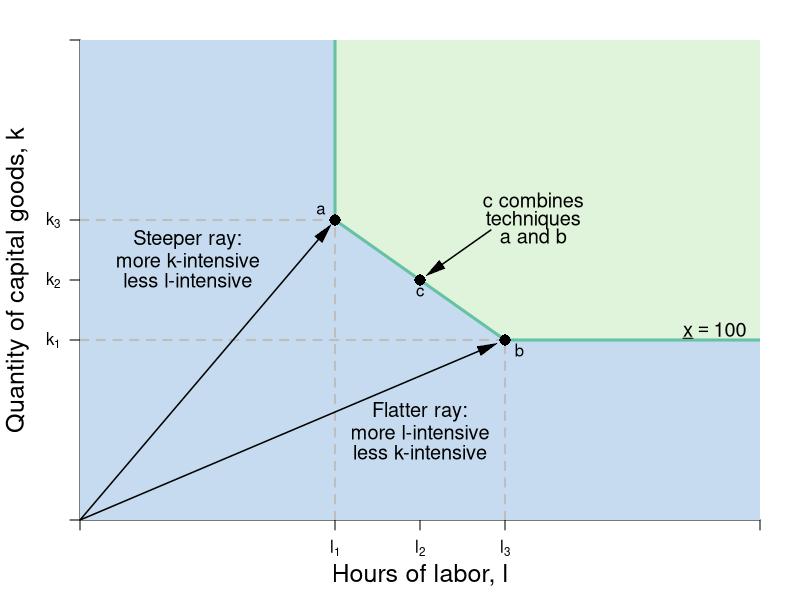

Reproduce this figure in R.
require(shape)
pdf(file = "specprodexch/production_technique_angle.pdf", width = 7, height = 7)

#Set parameters for graphics
axislabelsize <- 1.5
labelsize <- 1.2
graphlinewidth <- 3
segmentlinewidth <- 2
arrwidth <- 1.5

COL <- c("#7fc97f", "#beaed4", "#fdc086", "#ffff99", "#386cb0", "#f0027f", "#bf5b17", "#666666")
COLA <- c("#e0f3db", "#99d8c9","#66c2a4","#41ae76", "#238b45", "#005824")
COLB <- c("#c6dbef", "#4eb3d3", "#2b8cbe", "#0868ac","#084081")

par(mar =  c(4, 4, 2, 2))

xlims <- c(0, 12)
ylims <- c(0, 12)

npts <- 501 


plot(0, 0, xlim = xlims, ylim = ylims, type = "n",
     xlab = expression(paste("")),
     ylab = expression(paste("")), 
     xaxt = "n", 
     yaxt = "n", 
     cex.lab = axislabelsize, 
     bty = "n",
     xaxs="i", 
     yaxs="i")

# ticksy <- seq(from = 0, to = ylims[2], by = 2)
# ylabels <- seq(from = 0, to = ylims[2], by = 2)
# ticksx <- seq(from = 0, to = xlims[2], by = 2)
# xlabels <- seq(from = 0, to = xlims[2], by = 2)
ticksy <- c(0, 4.5, 6, 7.5, ylims[2])
ylabels <- c(NA, expression(paste(k[1])), expression(paste(k[2])), expression(paste(k[3])), NA)
ticksx <- c(0, 4.5, 6, 7.5, xlims[2])
xlabels <- c(NA, expression(paste(l[1])), expression(paste(l[2])), expression(paste(l[3])), NA)

axis(1, at = ticksx, pos = 0, labels = xlabels)
axis(2, at = ticksy, pos = 0, labels = ylabels, las = 1)

npts <- 500 
xx1 <- seq(xlims[1], xlims[2], length.out = npts)

#Infeasible area
xpoly <- c(0, 4.5, 4.5, 7.5, xlims[2], xlims[2], 0, 0)
ypoly <- c(ylims[2], ylims[2], 7.5, 4.5, 4.5, 0, 0, ylims[2])
polygon(x = xpoly, y = ypoly, col = COLB[1], density = NULL, border = NA)

#Feasible area
xpoly1 <- c(xlims[2], 7.5, 4.5, 4.5,  xlims[2], xlims[2])
ypoly1 <- c(4.5, 4.5, 7.5, ylims[2], ylims[2], 4.5)
polygon(x = xpoly1, y = ypoly1, col = COLA[1], density = NULL, border = NA)

#Production set
segments(7.5, 4.5, xlims[2], 4.5, lty = 1, col = COLA[3], lwd = graphlinewidth)
segments(4.5, 7.5, 4.5, ylims[2], lty = 1, col = COLA[3],  lwd = graphlinewidth)
segments(4.5, 7.5, 7.5, 4.5, lty = 1, col = COLA[3],  lwd = graphlinewidth)

#Segments to other points
segments(0, 7.5, 4.5, 7.5, lty = 2, col = "gray", lwd = segmentlinewidth)
segments(4.5, 0, 4.5, 7.5, lty = 2, col = "gray", lwd = segmentlinewidth)

#For k2
segments(0, 4.5, 7.5, 4.5, lty = 2, col = "gray", lwd = segmentlinewidth)

#For l2
segments(7.5, 0, 7.5, 4.5, lty = 2, col = "gray", lwd = segmentlinewidth)

mtext(expression(paste("Hours of labor, ", l)), side=1, line = 2.5, cex = axislabelsize)
text(-1.1, 0.5*ylims[2], expression(paste("Quantity of capital goods, ", k)), xpd = TRUE, cex = axislabelsize, srt = 90) 

#Reminder: slope of the ray (to calculate useful points)
#4.5/7.5
#Rays from Origin as arrows
Arrows(0, 0, 7.2, 4.32, col = "black", lty = 1, lwd = arrwidth, arr.type = "triangle", arr.lwd = 0.5)
Arrows(0, 0, 4.32, 7.2, col = "black", lty = 1, lwd = arrwidth, arr.type = "triangle", arr.lwd = 0.5)
#segments(0, 0, 7.5, 4.5, lty = 3, col = "darkgray", lwd = segmentlinewidth)
#segments(0, 0, 4.5, 7.5, lty = 3, col = "darkgray", lwd = segmentlinewidth)

#For production technique a
points(4.5, 7.5, pch = 16, col = "black", cex = 1.5)
text(4.25, 7.75, expression(a))

#For production technique b
points(7.5, 4.5, pch = 16, col = "black", cex = 1.5)
text(7.75, 4.25, expression(b))

#For production technique c
points(6, 6, pch = 16, col = "black", cex = 1.5)
text(6, 5.7, expression(c))



#Label 
text(8, 8, expression(paste("c combines")), cex = labelsize)
text(8, 7.5, expression(paste("techniques")), cex = labelsize)
text(8, 7.1, expression(paste("a and b")), cex = labelsize)

#Arrows(7.5, 6.75, 7.5, 4.9, col = "black", lty = 1, lwd = 2, arr.type = "triangle", arr.lwd = 0.5)
#Arrows(7, 7.5, 4.9, 7.5, col = "black", lty = 1, lwd = 2, arr.type = "triangle", arr.lwd = 0.5)
Arrows(7.25, 7.25, 6.25, 6.25, col = "black", lty = 1, lwd = arrwidth, arr.type = "triangle", arr.lwd = 0.5)

#text(10, 11, expression(paste("Feasible")), cex = labelsize)
#text(10, 10.5, expression(paste("production")), cex = labelsize)
#text(10, 10, expression(paste("techniques")), cex = labelsize)

#text(10, 3, expression(paste("Infeasible")), cex = labelsize)
#text(10, 2.5, expression(paste("production")), cex = labelsize)
#text(10, 2, expression(paste("techniques")), cex = labelsize)


text(1.9, 7, expression(paste("Steeper ray:")), cex = labelsize)
text(1.9, 6.5, expression(paste("more k-intensive")), cex = labelsize)
text(1.9, 6, expression(paste("less l-intensive")), cex = labelsize)
#Arrows(2.8, 6.9, 3.85, 6.9, col = "black", lty = 1, lwd = arrwidth, arr.type = "triangle", arr.lwd = 0.5)


text(6, 2.7, expression(paste("Flatter ray:")), cex = labelsize)
text(6, 2.2, expression(paste("more l-intensive")), cex = labelsize)
text(6, 1.7, expression(paste("less k-intensive")), cex = labelsize)
#Arrows(6, 2.7, 6, 3.3, col = "black", lty = 1, lwd = arrwidth, arr.type = "triangle", arr.lwd = 0.5)

text(11.2, 4.75, expression(paste(underline(x) == 100)), cex = labelsize)

dev.off()
